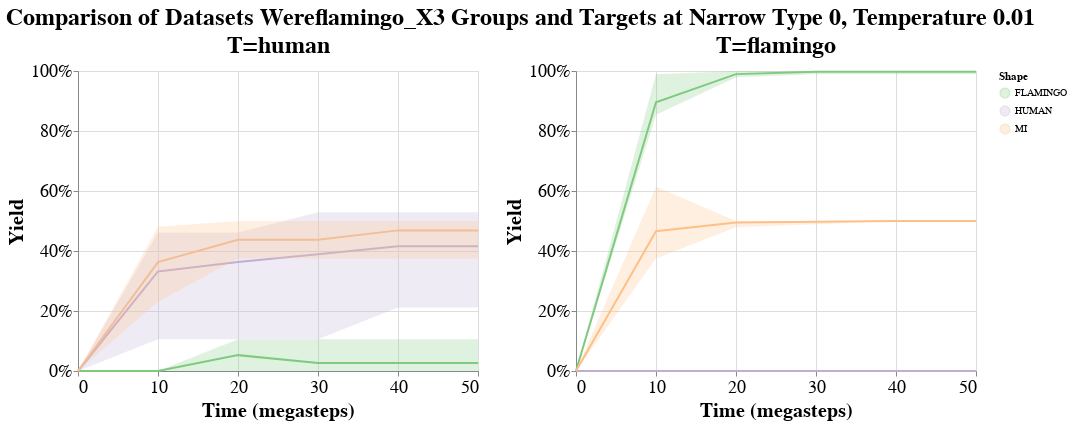

The notebook cell saved with this chart:
### Code cell
### MORE PARAMETERS!!! ####
nt = 0
temperature = 0.01
ymax = 8
relative=True
groups = np.unique(data['shape'])

df = data[(data['nt'] == nt) & (data['temp'] == temperature)]


# assert(len(shapes) > 0)
# indexer = reduce(lambda a,b: (a | b), [df['shape'] == s for s in shapes])
# df = df[indexer]

# normalize yield if applicable, either way format x axis
if relative:
    df['yield_min'] = df['yield_min'] / ymax
    df['yield_max'] = df['yield_max'] / ymax
    # df['yield_stdev'] = df['yield_stdev'] / ymax
    df['yield'] =  df['yield'] / ymax
    ymax = 1.0
    x_axis_format = '.0%'
else:
    x_axis_format = '.00'
df['time'] /= 1e6 # convert steps to megasteps

charts = []
# if len(shapes) == 1:
#     chart_title = f"Comparison of Datasets: {', '.join(dataset_names_readable)} (Group: {shapes[0]}) (Narrow Type {nt})"
# else:
chart_title = f"Comparison of Datasets {results_name} Groups and Targets at Narrow Type {nt}, Temperature {temperature}"
temperatures = df['temp'].unique()
for i, t in enumerate(target_names):
    charts.append(alt.Chart(df[df['target'] == t], title=f"T={t}"))
    charts[i] = charts[i].mark_line().encode(
        x=alt.X('time:Q', title="Time (megasteps)", axis=alt.Axis(tickCount=5)),
        y=alt.Y(
            "yield:Q",
            title="Yield",
            scale=alt.Scale(domain=(0,ymax)),
            axis=alt.Axis(format=x_axis_format, tickCount=4)
        ),
        color=alt.Color('shape:O', scale=alt.Scale(scheme="accent"), title="Shape")
    ) + charts[i].mark_area(opacity=0.25).encode(
        x=alt.X("time:Q", axis=alt.Axis(tickCount=5)),
        y="yield_min:Q",
        y2="yield_max:Q",
        color=alt.Color('shape:O', scale=alt.Scale(scheme="accent"), title="Shape")
    )
chart = alt.hconcat(*charts)
# ) + alt.Chart(df).mark_errorband(extent='ci', opacity=0.2).encode(
#     x=alt.X('time:Q'),
#     y=alt.Y('yield', title='Yield'), accept_partials=True
#     color = alt.Color('shape', scale=alt.Scale())
# )).properties(width=600, height=450).facet(column='potential', row='type').properties(title=sim_name)"None of the students learn anything and it's your fault"

chart = chart.properties(title=chart_title)
chart.configure_axis(
    labelFontSize=18,
    titleFontSize=20
).configure_title(fontSize=24)
# chart.save(sims_root() + os.sep + results.export_name + os.sep + results.export_name + ".html")

### Figure 1 — Vega-Lite specification as saved in the notebook (floating-point values rounded to 4 significant figures)
{"config": {"view": {"continuousWidth": 400, "continuousHeight": 300}, "axis": {"labelFontSize": 18, "titleFontSize": 20}, "title": {"fontSize": 24}}, "hconcat": [{"layer": [{"mark": "line", "encoding": {"color": {"type": "ordinal", "field": "shape", "scale": {"scheme": "accent"}, "title": "Shape"}, "x": {"type": "quantitative", "axis": {"tickCount": 5}, "field": "time", "title": "Time (megasteps)"}, "y": {"type": "quantitative", "axis": {"format": ".0%", "tickCount": 4}, "field": "yield", "scale": {"domain": [0, 1.0]}, "title": "Yield"}}, "title": "T=human"}, {"mark": {"type": "area", "opacity": 0.25}, "encoding": {"color": {"type": "ordinal", "field": "shape", "scale": {"scheme": "accent"}, "title": "Shape"}, "x": {"type": "quantitative", "axis": {"tickCount": 5}, "field": "time"}, "y": {"type": "quantitative", "field": "yield_min"}, "y2": {"field": "yield_max"}}, "title": "T=human"}], "data": {"name": "data-d1a99b011ca40efba57e56d864dd1c52"}}, {"layer": [{"mark": "line", "encoding": {"color": {"type": "ordinal", "field": "shape", "scale": {"scheme": "accent"}, "title": "Shape"}, "x": {"type": "quantitative", "axis": {"tickCount": 5}, "field": "time", "title": "Time (megasteps)"}, "y": {"type": "quantitative", "axis": {"format": ".0%", "tickCount": 4}, "field": "yield", "scale": {"domain": [0, 1.0]}, "title": "Yield"}}, "title": "T=flamingo"}, {"mark": {"type": "area", "opacity": 0.25}, "encoding": {"color": {"type": "ordinal", "field": "shape", "scale": {"scheme": "accent"}, "title": "Shape"}, "x": {"type": "quantitative", "axis": {"tickCount": 5}, "field": "time"}, "y": {"type": "quantitative", "field": "yield_min"}, "y2": {"field": "yield_max"}}, "title": "T=flamingo"}], "data": {"name": "data-a98c46ace8a15035c9c30d243324ac34"}}], "title": "Comparison of Datasets Wereflamingo_X3 Groups and Targets at Narrow Type 0, Temperature 0.01", "$schema": "https://vega.github.io/schema/vega-lite/v4.8.1.json", "datasets": {"data-d1a99b011ca40efba57e56d864dd1c52": [{"shape": "FLAMINGO", "nt": 0, "temp": 0.01, "time": 0.0, "yield": 0.0, "num_assemblies": 8.0, "yield_min": 0.0, "yield_max": 0.0, "yield_stdev": 0.0, "target": "human"}, {"shape": "FLAMINGO", "nt": 0, "temp": 0.01, "time": 10.0, "yield": 0.0, "num_assemblies": 8.0, "yield_min": 0.0, "yield_max": 0.0, "yield_stdev": 0.0, "target": "human"}, {"shape": "FLAMINGO", "nt": 0, "temp": 0.01, "time": 20.0, "yield": 0.05288, "num_assemblies": 8.0, "yield_min": 0.0, "yield_max": 0.1058, "yield_stdev": 0.4885, "target": "human"}, {"shape": "FLAMINGO", "nt": 0, "temp": 0.01, "time": 30.0, "yield": 0.02644, "num_assemblies": 8.0, "yield_min": 0.0, "yield_max": 0.1058, "yield_stdev": 0.4231, "target": "human"}, {"shape": "FLAMINGO", "nt": 0, "temp": 0.01, "time": 40.0, "yield": 0.02644, "num_assemblies": 8.0, "yield_min": 0.0, "yield_max": 0.1058, "yield_stdev": 0.4231, "target": "human"}, {"shape": "FLAMINGO", "nt": 0, "temp": 0.01, "time": 50.0, "yield": 0.02644, "num_assemblies": 8.0, "yield_min": 0.0, "yield_max": 0.1058, "yield_stdev": 0.4231, "target": "human"}, {"shape": "HUMAN", "nt": 0, "temp": 0.01, "time": 0.0, "yield": 0.0, "num_assemblies": 8.0, "yield_min": 0.0, "yield_max": 0.0, "yield_stdev": 0.0, "target": "human"}, {"shape": "HUMAN", "nt": 0, "temp": 0.01, "time": 10.0, "yield": 0.3317, "num_assemblies": 8.0, "yield_min": 0.1058, "yield_max": 0.4615, "yield_stdev": 1.276, "target": "human"}, {"shape": "HUMAN", "nt": 0, "temp": 0.01, "time": 20.0, "yield": 0.363, "num_assemblies": 8.0, "yield_min": 0.1058, "yield_max": 0.4615, "yield_stdev": 1.379, "target": "human"}, {"shape": "HUMAN", "nt": 0, "temp": 0.01, "time": 30.0, "yield": 0.3894, "num_assemblies": 8.0, "yield_min": 0.1058, "yield_max": 0.5288, "yield_stdev": 1.534, "target": "human"}, {"shape": "HUMAN", "nt": 0, "temp": 0.01, "time": 40.0, "yield": 0.4159, "num_assemblies": 8.0, "yield_min": 0.2115, "yield_max": 0.5288, "yield_stdev": 1.119, "target": "human"}, {"shape": "HUMAN", "nt": 0, "temp": 0.01, "time": 50.0, "yield": 0.4159, "num_assemblies": 8.0, "yield_min": 0.2115, "yield_max": 0.5288, "yield_stdev": 1.119, "target": "human"}, {"shape": "MI", "nt": 0, "temp": 0.01, "time": 0.0, "yield": 0.0, "num_assemblies": 4.0, "yield_min": 0.0, "yield_max": 0.0, "yield_stdev": 0.0, "target": "human"}, {"shape": "MI", "nt": 0, "temp": 0.01, "time": 10.0, "yield": 0.363, "num_assemblies": 4.0, "yield_min": 0.2308, "yield_max": 0.4808, "yield_stdev": 0.8198, "target": "human"}, {"shape": "MI", "nt": 0, "temp": 0.01, "time": 20.0, "yield": 0.4375, "num_assemblies": 4.0, "yield_min": 0.375, "yield_max": 0.5, "yield_stdev": 0.5774, "target": "human"}, {"shape": "MI", "nt": 0, "temp": 0.01, "time": 30.0, "yield": 0.4375, "num_assemblies": 4.0, "yield_min": 0.375, "yield_max": 0.5, "yield_stdev": 0.5774, "target": "human"}, {"shape": "MI", "nt": 0, "temp": 0.01, "time": 40.0, "yield": 0.4688, "num_assemblies": 4.0, "yield_min": 0.375, "yield_max": 0.5, "yield_stdev": 0.5, "target": "human"}, {"shape": "MI", "nt": 0, "temp": 0.01, "time": 50.0, "yield": 0.4688, "num_assemblies": 4.0, "yield_min": 0.375, "yield_max": 0.5, "yield_stdev": 0.5, "target": "human"}], "data-a98c46ace8a15035c9c30d243324ac34": [{"shape": "FLAMINGO", "nt": 0, "temp": 0.01, "time": 0.0, "yield": 0.0, "num_assemblies": 8.0, "yield_min": 0.0, "yield_max": 0.0, "yield_stdev": 0.0, "target": "flamingo"}, {"shape": "FLAMINGO", "nt": 0, "temp": 0.01, "time": 10.0, "yield": 0.8958, "num_assemblies": 8.0, "yield_min": 0.8542, "yield_max": 0.9896, "yield_stdev": 0.5046, "target": "flamingo"}, {"shape": "FLAMINGO", "nt": 0, "temp": 0.01, "time": 20.0, "yield": 0.9896, "num_assemblies": 8.0, "yield_min": 0.9792, "yield_max": 1.0, "yield_stdev": 0.06804, "target": "flamingo"}, {"shape": "FLAMINGO", "nt": 0, "temp": 0.01, "time": 30.0, "yield": 0.9974, "num_assemblies": 8.0, "yield_min": 0.9896, "yield_max": 1.0, "yield_stdev": 0.04167, "target": "flamingo"}, {"shape": "FLAMINGO", "nt": 0, "temp": 0.01, "time": 40.0, "yield": 0.9974, "num_assemblies": 8.0, "yield_min": 0.9896, "yield_max": 1.0, "yield_stdev": 0.04167, "target": "flamingo"}, {"shape": "FLAMINGO", "nt": 0, "temp": 0.01, "time": 50.0, "yield": 0.9974, "num_assemblies": 8.0, "yield_min": 0.9896, "yield_max": 1.0, "yield_stdev": 0.04167, "target": "flamingo"}, {"shape": "HUMAN", "nt": 0, "temp": 0.01, "time": 0.0, "yield": 0.0, "num_assemblies": 8.0, "yield_min": 0.0, "yield_max": 0.0, "yield_stdev": 0.0, "target": "flamingo"}, {"shape": "HUMAN", "nt": 0, "temp": 0.01, "time": 10.0, "yield": 0.0, "num_assemblies": 8.0, "yield_min": 0.0, "yield_max": 0.0, "yield_stdev": 0.0, "target": "flamingo"}, {"shape": "HUMAN", "nt": 0, "temp": 0.01, "time": 20.0, "yield": 0.0, "num_assemblies": 8.0, "yield_min": 0.0, "yield_max": 0.0, "yield_stdev": 0.0, "target": "flamingo"}, {"shape": "HUMAN", "nt": 0, "temp": 0.01, "time": 30.0, "yield": 0.0, "num_assemblies": 8.0, "yield_min": 0.0, "yield_max": 0.0, "yield_stdev": 0.0, "target": "flamingo"}, {"shape": "HUMAN", "nt": 0, "temp": 0.01, "time": 40.0, "yield": 0.0, "num_assemblies": 8.0, "yield_min": 0.0, "yield_max": 0.0, "yield_stdev": 0.0, "target": "flamingo"}, {"shape": "HUMAN", "nt": 0, "temp": 0.01, "time": 50.0, "yield": 0.0, "num_assemblies": 8.0, "yield_min": 0.0, "yield_max": 0.0, "yield_stdev": 0.0, "target": "flamingo"}, {"shape": "MI", "nt": 0, "temp": 0.01, "time": 0.0, "yield": 0.0, "num_assemblies": 4.0, "yield_min": 0.0, "yield_max": 0.0, "yield_stdev": 0.0, "target": "flamingo"}, {"shape": "MI", "nt": 0, "temp": 0.01, "time": 10.0, "yield": 0.4661, "num_assemblies": 4.0, "yield_min": 0.375, "yield_max": 0.6146, "yield_stdev": 0.9214, "target": "flamingo"}, {"shape": "MI", "nt": 0, "temp": 0.01, "time": 20.0, "yield": 0.4948, "num_assemblies": 4.0, "yield_min": 0.4792, "yield_max": 0.5, "yield_stdev": 0.08333, "target": "flamingo"}, {"shape": "MI", "nt": 0, "temp": 0.01, "time": 30.0, "yield": 0.4974, "num_assemblies": 4.0, "yield_min": 0.4896, "yield_max": 0.5, "yield_stdev": 0.04167, "target": "flamingo"}, {"shape": "MI", "nt": 0, "temp": 0.01, "time": 40.0, "yield": 0.5, "num_assemblies": 4.0, "yield_min": 0.5, "yield_max": 0.5, "yield_stdev": 0.0, "target": "flamingo"}, {"shape": "MI", "nt": 0, "temp": 0.01, "time": 50.0, "yield": 0.5, "num_assemblies": 4.0, "yield_min": 0.5, "yield_max": 0.5, "yield_stdev": 0.0, "target": "flamingo"}]}}
